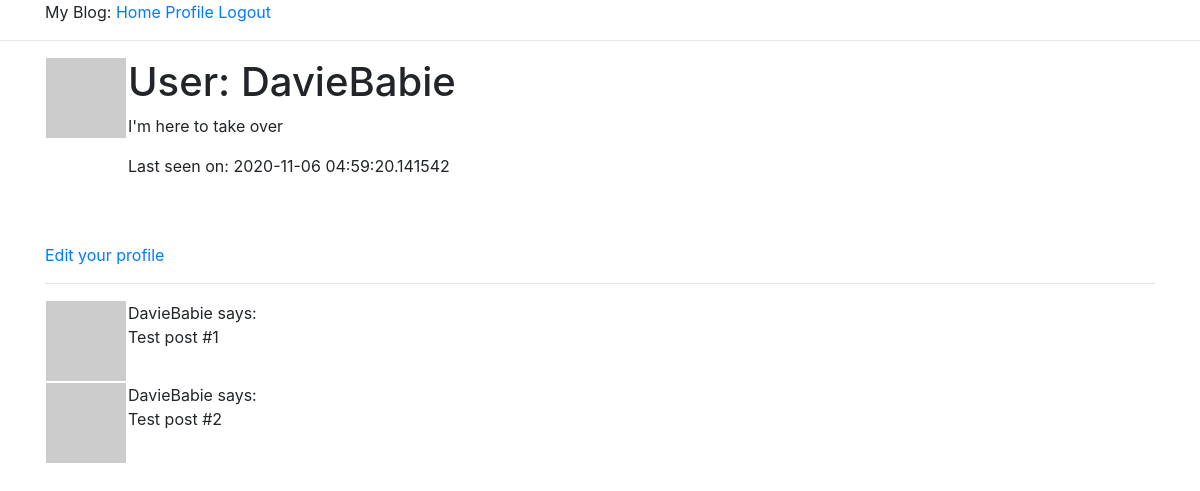
Page /user/DavieBabie (signed in) on the earlier database version.
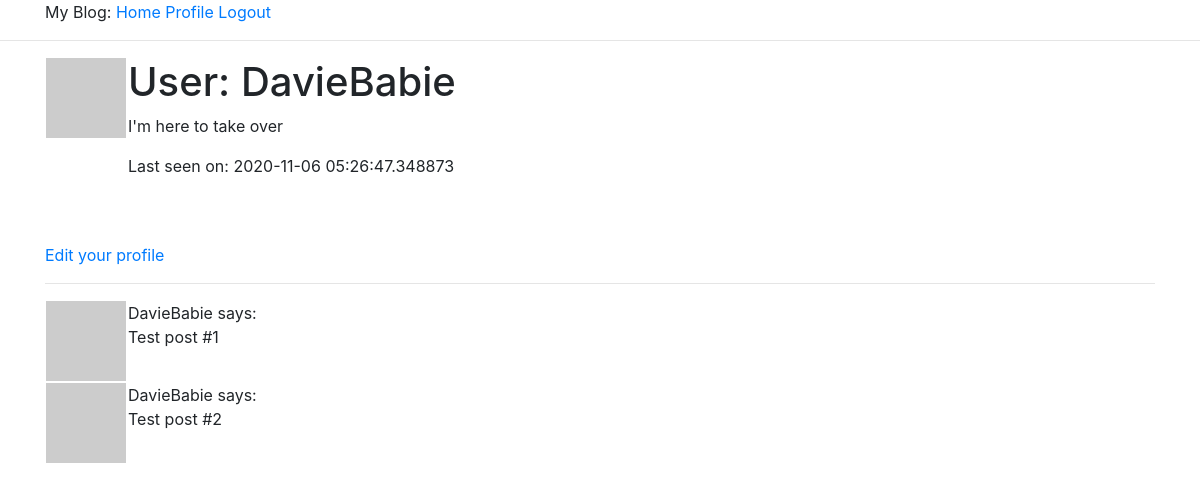
Same page on the later database version.
### app/models.py (models this page shows, shortened)
class User(UserMixin, db.Model):
    id = db.Column(db.Integer, primary_key=True)
    username = db.Column(db.String(64), index=True, unique=True)
    email = db.Column(db.String(120), index=True, unique=True)
    password_hash = db.Column(db.String(128))
    posts = db.relationship('Post', backref='author', lazy='dynamic')
    about_me = db.Column(db.String(140))
    last_seen = db.Column(db.DateTime, default=datetime.utcnow)
    def avatar(self, size):
        digest = md5(self.email.lower().encode('utf-8')).hexdigest()
        return 'https://www.gravatar.com/avatar/{}?d=identicon&s={}'.format(
            digest, size
        )

### app/routes.py (the view)
@app.route('/user/<username>')
@login_required
def user(username):
    user = User.query.filter_by(username=username).first_or_404()
    posts = [
        {'author': user, 'body': 'Test post #1'},
        {'author': user, 'body': 'Test post #2'},
    ]
    return render_template('user.html', user=user, posts=posts)

### app/models.py (called while the page is built)
@login.user_loader
def load_user(id):
    return User.query.get(int(id))

### app/routes.py (called while the page is built)
@app.before_request
def before_request():
    if current_user.is_authenticated:
        current_user.last_seen = datetime.utcnow()
        db.session.commit()

### app/templates/user.html
{% extends "base.html" %}
{% block content %}
<section class="container">
    <table>
        <tr valign="top">
            <td><img src="{{ user.avatar(125) }}"></td>
            <td class="ml-3">
                <h1>User: {{ user.username }} </h1>
                {% if user.about_me %} <p> {{ user.about_me }} </p> {% endif %}
                {% if user.last_seen %} <p> Last seen on: {{ user.last_seen }} </p> {% endif %}
            </td>
        </tr>
    </table>
    {% if user == current_user %}
        <p class="editLink mt-5">
            <a href="{{ url_for('edit_profile') }}">
                Edit your profile
            </a>
        </p>
    {% endif %}
    <hr>
    {% for post in posts %}
        {% include '_post.html' %}
    {% endfor %}
</section>
{% endblock %}

### app/templates/base.html (shortened to what this page needs)
<!doctype html>
<html lang="en">
  <head>
    <link rel="stylesheet" href="https://stackpath.bootstrapcdn.com/bootstrap/4.5.2/css/bootstrap.min.css">
  </head>
  <body>
    <div class="container"> My Blog:
        <a href="{{ url_for('index') }}"> Home </a>
          {% if current_user.is_anonymous %}
        <a href="{{ url_for('login') }}"> Login </a>
          {% else %}
        <a href="{{ url_for('user', username=current_user.username) }}">Profile</a>
        <a href="{{ url_for('logout') }}"> Logout </a>
          {% endif %}
    </div>
    <hr>
    {% block content %} {% endblock %}
  </body>
</html>

### app/templates/_post.html
<table>
    <tr valign="top">
        <td><img src="{{ post.author.avatar(36) }}"></td>
        <td>{{ post.author.username }} says:<br>{{ post.body }}</td>
    </tr>
</table>

Differences in the rows shown:
changed User "DavieBabie": last_seen "2020-11-06 04:59:20.141542" → "2020-11-06 05:26:47.348873"
